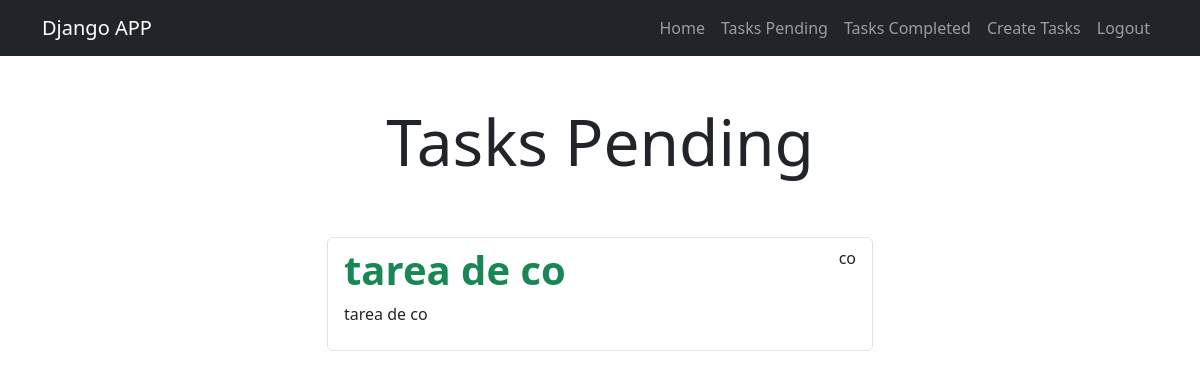
The page /tasks/ (signed in) on the database its author committed.
### tasks/models.py (models this page shows, shortened)
class Task(models.Model):
    title = models.CharField(max_length=100)
    description = models.TextField(blank=True)
    created = models.DateTimeField(auto_now_add=True)
    datecompleted = models.DateTimeField(null=True, blank=True)
    important = models.BooleanField(default=False)
    user = models.ForeignKey(User, on_delete=models.CASCADE)

### tasks/views.py (the view)
# urls.py: path("tasks/", views.tasks, name='tasks'),
@login_required
def tasks (request):
    tasks = Task.objects.filter(user=request.user, datecompleted__isnull=True)
    return render(request, 'tasks.html', {'tasks': tasks})

### tasks/templates/tasks.html (shortened to what this page needs)
{% extends 'base.html' %}
{% block content %}
<main class="container">
    <div class="row">
        <div class="col-md-6 offset-md-3">
            <h1 class="text-center display-3 py-5">Tasks Pending</h1>
            <ul class="list-group">
                {% for task in tasks %}
                <a class="list-group-item" href="{% url 'task_detail' task.id %}">
                    <header class="d-flex justify-content-between">
                        {% if task.important %}
                        <h1 class="fw-bold text-success">{{task.title}}</h1>
                        <p>{{task.user.username}}</p>
                        {% else %}
                        <h1 class="fw-bold">{{task.title}}</h1>
                        {% endif %}
                    </header>
                    <p>{{task.description}}</p>
                </a>
                {% endfor %}
            </ul>
        </div>
    </div>
</main>
{% endblock %}

### rows shown on the page
Task: title "tarea de co", user.username "co", description "tarea de co"
